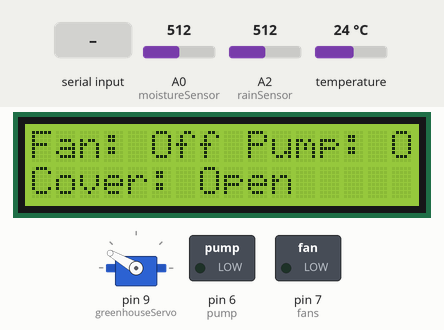
A sketch run on a simulated Arduino Uno, built with avr-gcc and run on an emulated ATmega328P. Shown: 16×2 character LCD, servo, switched loads named in the sketch (green lamp = pin HIGH). The test bench sets the inputs (shaded band); at power-on: temperature 24 °C, A2 (rainSensor) = 512, A0 (moistureSensor) = 512. What the sketch prints to the serial monitor is not drawn.

Above: at 3.3 s.
3.4 s: temperature set to 27.6 °C
At 7.5 s:
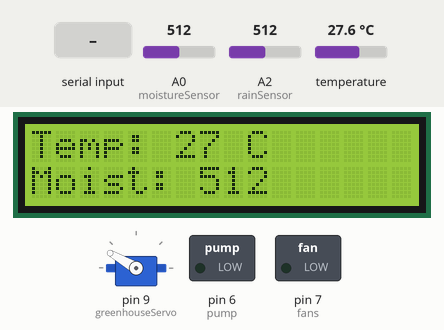
11.9 s: temperature set to 28.6 °C
At 18.9 s:
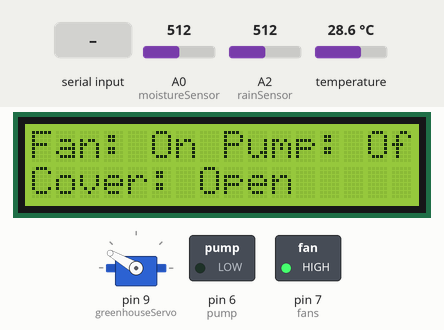
19.5 s: A2 (rainSensor) set to 490
At 26.5 s:
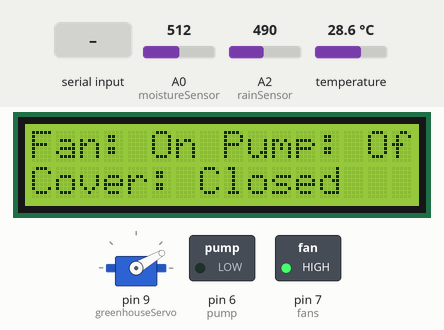
27.1 s: A0 (moistureSensor) set to 316
At 30.1 s:
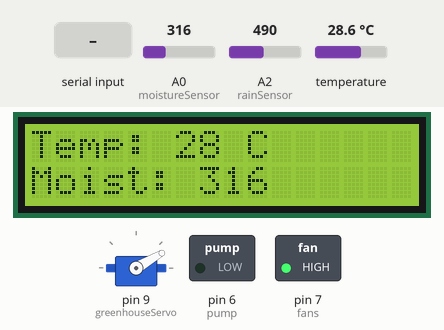
34.7 s: A0 (moistureSensor) set to 289
At 41.6 s:
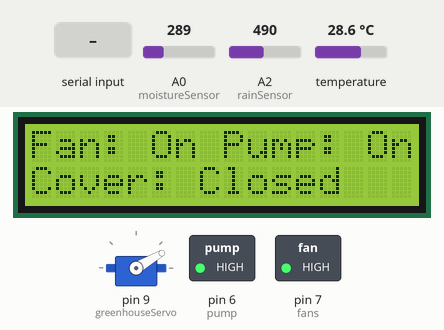
42.3 s: "OPEN_GREENHOUSE\n" received over Serial
At 49.1 s:
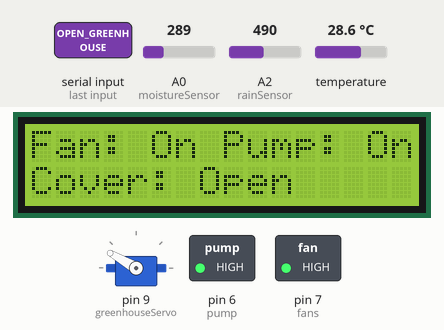
Timing chart, 0 to 50.6 s (numbered marks = the images above; inputs shaded):
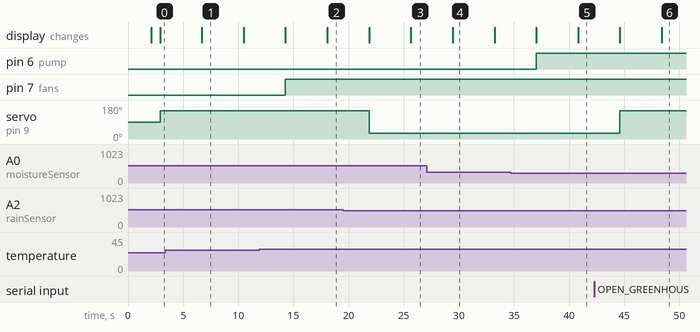

The sketch:

Jordan_green_house_code.ino
```cpp
#include <Wire.h>
#include <LiquidCrystal_I2C.h>
#include <Servo.h>
#include <OneWire.h>
#include <DallasTemperature.h>

// Setup LCD and servo
LiquidCrystal_I2C lcd(0x27, 16, 2);
Servo greenhouseServo;
OneWire oneWire(A1); // Ensure the pin is correct
DallasTemperature tempSensor(&oneWire);

// Define pin assignments
int moistureSensor = A0;
int fans = 7;
int pump = 6;
int rainSensor = A2;

// Initialize with an impossible value
int lastTempCelsius = -999;
int lastMoistureSensorValue = -999;
int lastRainSensorValue = -999;
int lastFanStatus = -1;
int lastPumpStatus = -1;
int lastCoverPosition = -1;

// Sensor values
int rainSensorValue = 0;
int moistureSensorValue = 0;
int tempCelsius = 0;

// Environmental thresholds
int temperatureMin = 18;
int temperatureMax = 28;
int moistureMin = 300;
int moistureMax = 800;

// Open/Close angles for the greenhouse servo
int openAngle = 150;  // Open position angle
int closeAngle = 30;  // Closed position angle

// Manual control flags
bool manualFanControl = false;
bool manualPumpControl = false;
bool manualGreenhouseControl = false;

// Display toggle for cycling through data
bool displayToggle = false;

// Begin Serial communication at 9600 Baud rate
void setup() {
    Serial.begin(9600); // Begin Serial communication at 9600 Baud rate
    lcd.init();
    lcd.backlight();
    greenhouseServo.attach(9);
    tempSensor.begin();

    pinMode(moistureSensor, INPUT);
    pinMode(fans, OUTPUT);
    pinMode(pump, OUTPUT);
    pinMode(rainSensor, INPUT);

    lcd.clear();
    lcd.print("Greenhouse Start");
    lcd.setCursor(0, 1);
    lcd.print("Setup Complete");
    delay(2000);  // Display the initial message for 2 seconds
    lcd.clear();
}

void loop() {
    readSensors();
    if (!manualFanControl && !manualPumpControl && !manualGreenhouseControl) {
        automaticControl();
    }
    updateLCD();  // Update LCD display with sensor data and status
    sendSensorData();
    receiveCommands();
    delay(3000); // Adjust delay based on needs
}

void readSensors() {
    tempSensor.requestTemperatures();
    tempCelsius = tempSensor.getTempCByIndex(0);
    rainSensorValue = analogRead(rainSensor);
    moistureSensorValue = analogRead(moistureSensor);
}

void automaticControl() {
    digitalWrite(fans, (tempCelsius >= temperatureMax) ? HIGH : LOW);
    digitalWrite(pump, (moistureSensorValue < moistureMin) ? HIGH : LOW);
    greenhouseServo.write((rainSensorValue > 500) ? openAngle : closeAngle);
}

void sendSensorData() {
    int currentFanStatus = digitalRead(fans);
    int currentPumpStatus = digitalRead(pump);
    int currentCoverPosition = greenhouseServo.read();

    if (tempCelsius != lastTempCelsius ||
        moistureSensorValue != lastMoistureSensorValue ||
        rainSensorValue != lastRainSensorValue ||
        currentFanStatus != lastFanStatus ||
        currentPumpStatus != lastPumpStatus ||
        currentCoverPosition != lastCoverPosition) {

        Serial.print("Temp=");
        Serial.print(tempCelsius);
        Serial.print(", Moisture=");
        Serial.print(moistureSensorValue);
        Serial.print(", Rain=");
        Serial.print(rainSensorValue);
        Serial.print(", Fan=");
        Serial.print(currentFanStatus == HIGH ? "On" : "Off");
        Serial.print(", Pump=");
        Serial.print(currentPumpStatus == HIGH ? "On" : "Off");
        Serial.print(", Cover=");
        Serial.println(currentCoverPosition == openAngle ? "Open" : "Closed");

        // Update last known values
        lastTempCelsius = tempCelsius;
        lastMoistureSensorValue = moistureSensorValue;
        lastRainSensorValue = rainSensorValue;
        lastFanStatus = currentFanStatus;
        lastPumpStatus = currentPumpStatus;
        lastCoverPosition = currentCoverPosition;
    }
}

void receiveCommands() {
    if (Serial.available() > 0) {
        String command = Serial.readStringUntil('\n');
        handleCommand(command);
        Serial.print("Command received: ");
        Serial.println(command);
    }
}

void handleCommand(String command) {
    if (command.startsWith("SET_TEMP_MIN:")) {
        int temp = command.substring(13).toInt();
        if (temp > 0) temperatureMin = temp;
    } else if (command.startsWith("SET_TEMP_MAX:")) {
        int temp = command.substring(13).toInt();
        if (temp > 0) temperatureMax = temp;
    } else if (command == "FAN_ON") {
        digitalWrite(fans, HIGH);
        manualFanControl = true;
    } else if (command == "FAN_OFF") {
        digitalWrite(fans, LOW);
        manualFanControl = false;
    } else if (command == "PUMP_ON") {
        digitalWrite(pump, HIGH);
        manualPumpControl = true;
    } else if (command == "PUMP_OFF") {
        digitalWrite(pump, LOW);
        manualPumpControl = false;
    } else if (command == "OPEN_GREENHOUSE") {
        greenhouseServo.write(openAngle);
        manualGreenhouseControl = true;
    } else if (command == "CLOSE_GREENHOUSE") {
        greenhouseServo.write(closeAngle);
        manualGreenhouseControl = false;
    }
}

void updateLCD() {
    lcd.clear();
    if (displayToggle) {
        lcd.print("Temp: ");
        lcd.print(tempCelsius);
        lcd.print(" C");
        lcd.setCursor(0, 1);
        lcd.print("Moist: ");
        lcd.print(moistureSensorValue);
    } else {
        lcd.print("Fan: ");
        lcd.print(digitalRead(fans) == HIGH ? "On" : "Off");
        lcd.print(" Pump: ");
        lcd.print(digitalRead(pump) == HIGH ? "On" : "Off");
        lcd.setCursor(0, 1);
        lcd.print("Cover: ");
        lcd.print(greenhouseServo.read() == openAngle ? "Open" : "Closed");
    }
    displayToggle = !displayToggle;  // Toggle the flag for next cycle
}
```

Measured:
- the behaviour switches between 27.9 and 28 °C on temperature (found by bisection; images 1 and 2)
- the behaviour switches between 501 and 500 on A2 (rainSensor) (found by bisection; images 2 and 3)
- the behaviour switches between 300 and 299 on A0 (moistureSensor) (found by bisection; images 4 and 5)
- after the input at 3.4 s, the display: changes after 3.3 s (image 1)
- after the input at 11.9 s, pin 7 (fans): LOW → HIGH after 2.4 s; the display: first changes after 2.4 s (image 2 shows a later state)
- after the input at 19.5 s, servo on pin 9 (greenhouseServo): 150° → 30° after 2.4 s; the display: first differs from a run without the input after 6.2 s (image 3)
- after the input at 27.1 s, the display: changes after 2.3 s (image 4)
- after the input at 34.7 s, pin 6 (pump): LOW → HIGH after 2.3 s; the display: first changes after 2.3 s (image 5 shows a later state)
- after the input at 42.3 s, servo on pin 9 (greenhouseServo): 30° → 150° after 2.3 s; the display: first differs from a run without the input after 6.1 s (image 6)
